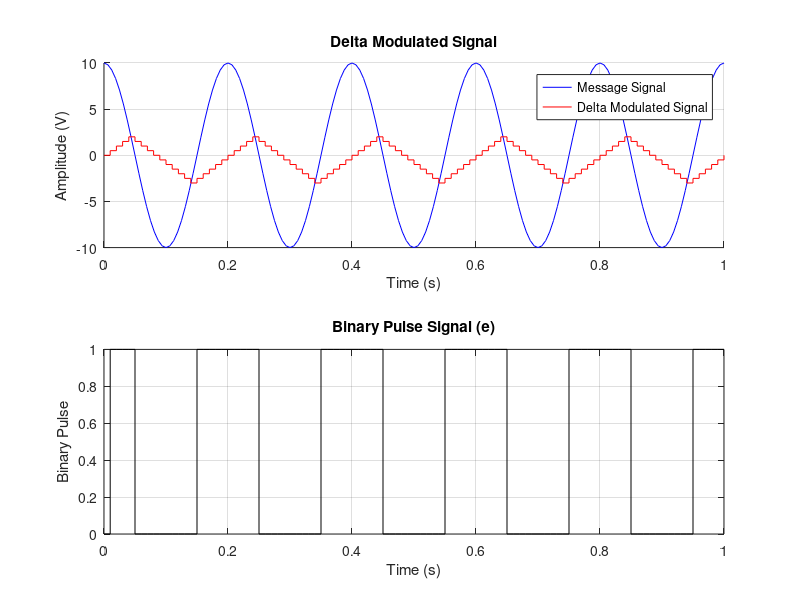

Write MATLAB code to recreate this figure.
% Parameters
fm = 5;              % Frequency of message signal (kHz) - adjust as needed
mmax = 10;           % Amplitude of message signal (V) - adjust as needed
step_size = 0.5;     % Step size for delta modulation - adjust as needed

% Derived parameters
fs = 32 * fm;        % Sampling frequency (higher than fm for delta modulation)
ns = 100;            % Number of samples
t1 = 0:(1/ns):1;     % Time vector for sampled data
t = 0:(1/fs):1;      % Time vector for message signal

% Generate message signal (cosine wave)
m = mmax * cos(2 * pi * fm * t);     % Continuous-time message signal
ms = mmax * cos(2 * pi * fm * t1);   % Sampled message signal

% Delta modulation process
N = length(ms);      % Length of sampled message signal
e = [0];             % Error signal initialization
mq = [0];            % Quantized signal initialization
for i = 2:N
    x = ms(i);
    if mq(i-1) > x
        mq = [mq mq(i-1) - step_size];
        e = [e 0];
    else
        mq = [mq mq(i-1) + step_size];
        e = [e 1];
    end
end

% Plot message and delta modulated signals
figure;
subplot(2,1,1);
hold on;
plot(t, m, 'b', 'DisplayName', 'Message Signal');  % Plot message signal
stairs(t1, mq, 'r', 'DisplayName', 'Delta Modulated Signal');  % Plot quantized signal
hold off;
title('Delta Modulated Signal');
xlabel('Time (s)');
ylabel('Amplitude (V)');
legend('show');
grid on;

% Time for binary pulses based on bits per second
bps = 1;                  % Bits per second
tb = 1 / (ns * bps);      % Time per bit
nb = bps * length(t1);    % Number of bits
tdm = 0:tb:tb*nb-tb;      % Time vector for binary pulse signal

% Plot binary pulse signal
subplot(2,1,2);
stairs(tdm, e, 'k');
title('Binary Pulse Signal (e)');
xlabel('Time (s)');
ylabel('Binary Pulse');
grid on;
